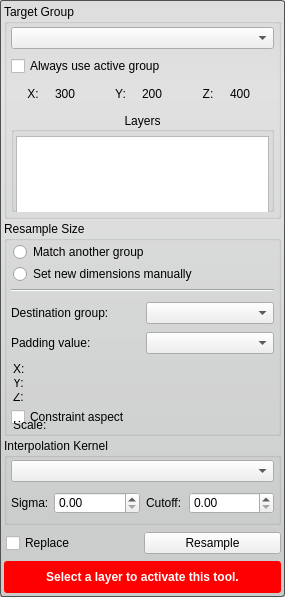
<?xml version="1.0" encoding="UTF-8"?>
<ui version="4.0">
 <class>ResampleToolInterface</class>
 <widget class="QWidget" name="ResampleToolInterface">
  <property name="geometry">
   <rect>
    <x>0</x>
    <y>0</y>
    <width>285</width>
    <height>597</height>
   </rect>
  </property>
  <property name="minimumSize">
   <size>
    <width>0</width>
    <height>250</height>
   </size>
  </property>
  <property name="maximumSize">
   <size>
    <width>16777215</width>
    <height>16777215</height>
   </size>
  </property>
  <property name="windowTitle">
   <string>Resample Tool</string>
  </property>
  <property name="styleSheet">
   <string notr="true">QWidget#ResampleToolInterface{
	border-radius: 3px;
	border: 1px solid rgb(80, 80,80);
	background-color: qlineargradient(spread:pad, x1:0.5, y1:0, x2:0.5, y2:0.960227, stop:0 rgba(221, 221, 221, 255), stop:0.155779 rgba(228, 228, 228, 255), stop:1 rgba(202, 204, 204, 255));      
}</string>
  </property>
  <layout class="QVBoxLayout" name="verticalLayout_4">
   <property name="spacing">
    <number>2</number>
   </property>
   <property name="margin">
    <number>4</number>
   </property>
   <item>
    <widget class="QGroupBox" name="target_groupbox_">
     <property name="sizePolicy">
      <sizepolicy hsizetype="Preferred" vsizetype="Fixed">
       <horstretch>0</horstretch>
       <verstretch>0</verstretch>
      </sizepolicy>
     </property>
     <property name="title">
      <string>Target Group</string>
     </property>
     <property name="flat">
      <bool>false</bool>
     </property>
     <layout class="QVBoxLayout" name="verticalLayout_2">
      <property name="leftMargin">
       <number>4</number>
      </property>
      <property name="topMargin">
       <number>2</number>
      </property>
      <property name="rightMargin">
       <number>4</number>
      </property>
      <property name="bottomMargin">
       <number>4</number>
      </property>
      <item>
       <widget class="QWidget" name="widget_3" native="true">
        <layout class="QVBoxLayout" name="verticalLayout">
         <property name="spacing">
          <number>2</number>
         </property>
         <property name="margin">
          <number>0</number>
         </property>
         <item>
          <widget class="QWidget" name="widget_4" native="true">
           <property name="minimumSize">
            <size>
             <width>0</width>
             <height>24</height>
            </size>
           </property>
           <property name="maximumSize">
            <size>
             <width>16777215</width>
             <height>24</height>
            </size>
           </property>
           <layout class="QHBoxLayout" name="horizontalLayout_4">
            <property name="spacing">
             <number>0</number>
            </property>
            <property name="margin">
             <number>0</number>
            </property>
            <item>
             <widget class="QComboBox" name="target_group_">
              <property name="sizePolicy">
               <sizepolicy hsizetype="Ignored" vsizetype="Fixed">
                <horstretch>0</horstretch>
                <verstretch>0</verstretch>
               </sizepolicy>
              </property>
             </widget>
            </item>
           </layout>
          </widget>
         </item>
        </layout>
       </widget>
      </item>
      <item>
       <widget class="QWidget" name="widget_8" native="true">
        <property name="minimumSize">
         <size>
          <width>0</width>
          <height>20</height>
         </size>
        </property>
        <layout class="QHBoxLayout" name="horizontalLayout_6">
         <property name="spacing">
          <number>0</number>
         </property>
         <property name="margin">
          <number>0</number>
         </property>
         <item>
          <widget class="QCheckBox" name="use_active_group_">
           <property name="text">
            <string>Always use active group</string>
           </property>
          </widget>
         </item>
        </layout>
       </widget>
      </item>
      <item>
       <widget class="QWidget" name="widget_2" native="true">
        <property name="minimumSize">
         <size>
          <width>0</width>
          <height>24</height>
         </size>
        </property>
        <layout class="QHBoxLayout" name="horizontalLayout_2">
         <property name="spacing">
          <number>0</number>
         </property>
         <property name="margin">
          <number>0</number>
         </property>
         <item>
          <widget class="QLabel" name="x_axis_label_current_">
           <property name="text">
            <string>X:</string>
           </property>
           <property name="alignment">
            <set>Qt::AlignCenter</set>
           </property>
          </widget>
         </item>
         <item>
          <widget class="QLabel" name="label_nx_">
           <property name="text">
            <string>300</string>
           </property>
          </widget>
         </item>
         <item>
          <widget class="QLabel" name="y_axis_label_current_">
           <property name="text">
            <string>Y:</string>
           </property>
           <property name="alignment">
            <set>Qt::AlignCenter</set>
           </property>
          </widget>
         </item>
         <item>
          <widget class="QLabel" name="label_ny_">
           <property name="text">
            <string>200</string>
           </property>
          </widget>
         </item>
         <item>
          <widget class="QLabel" name="z_axis_label_current_">
           <property name="text">
            <string>Z:</string>
           </property>
           <property name="alignment">
            <set>Qt::AlignCenter</set>
           </property>
          </widget>
         </item>
         <item>
          <widget class="QLabel" name="label_nz_">
           <property name="text">
            <string>400</string>
           </property>
          </widget>
         </item>
        </layout>
       </widget>
      </item>
      <item>
       <widget class="QGroupBox" name="groupBox">
        <property name="title">
         <string>Layers</string>
        </property>
        <property name="alignment">
         <set>Qt::AlignCenter</set>
        </property>
        <property name="flat">
         <bool>true</bool>
        </property>
        <property name="checkable">
         <bool>false</bool>
        </property>
        <layout class="QVBoxLayout" name="verticalLayout_5">
         <property name="spacing">
          <number>2</number>
         </property>
         <property name="leftMargin">
          <number>2</number>
         </property>
         <property name="topMargin">
          <number>4</number>
         </property>
         <property name="rightMargin">
          <number>2</number>
         </property>
         <property name="bottomMargin">
          <number>2</number>
         </property>
         <item>
          <widget class="QListWidget" name="layer_list_">
           <property name="enabled">
            <bool>true</bool>
           </property>
           <property name="sizePolicy">
            <sizepolicy hsizetype="Ignored" vsizetype="Fixed">
             <horstretch>0</horstretch>
             <verstretch>0</verstretch>
            </sizepolicy>
           </property>
           <property name="minimumSize">
            <size>
             <width>0</width>
             <height>100</height>
            </size>
           </property>
           <property name="maximumSize">
            <size>
             <width>16777215</width>
             <height>100</height>
            </size>
           </property>
           <property name="frameShape">
            <enum>QFrame::StyledPanel</enum>
           </property>
           <property name="selectionMode">
            <enum>QAbstractItemView::MultiSelection</enum>
           </property>
           <property name="resizeMode">
            <enum>QListView::Adjust</enum>
           </property>
          </widget>
         </item>
        </layout>
       </widget>
      </item>
     </layout>
    </widget>
   </item>
   <item>
    <widget class="QGroupBox" name="size_groupbox_">
     <property name="title">
      <string>Resample Size</string>
     </property>
     <layout class="QVBoxLayout" name="verticalLayout_6">
      <property name="leftMargin">
       <number>4</number>
      </property>
      <property name="topMargin">
       <number>2</number>
      </property>
      <property name="rightMargin">
       <number>4</number>
      </property>
      <property name="bottomMargin">
       <number>4</number>
      </property>
      <item>
       <widget class="QWidget" name="widget_5" native="true">
        <property name="minimumSize">
         <size>
          <width>0</width>
          <height>40</height>
         </size>
        </property>
        <property name="maximumSize">
         <size>
          <width>16777215</width>
          <height>40</height>
         </size>
        </property>
        <layout class="QVBoxLayout" name="verticalLayout_7">
         <property name="spacing">
          <number>4</number>
         </property>
         <property name="leftMargin">
          <number>2</number>
         </property>
         <property name="topMargin">
          <number>0</number>
         </property>
         <property name="rightMargin">
          <number>0</number>
         </property>
         <property name="bottomMargin">
          <number>0</number>
         </property>
         <item>
          <widget class="QRadioButton" name="rb_another_group_">
           <property name="text">
            <string>Match another group</string>
           </property>
          </widget>
         </item>
         <item>
          <widget class="QRadioButton" name="rb_manual_">
           <property name="text">
            <string>Set new dimensions manually</string>
           </property>
          </widget>
         </item>
        </layout>
       </widget>
      </item>
      <item>
       <widget class="Line" name="line">
        <property name="orientation">
         <enum>Qt::Horizontal</enum>
        </property>
       </widget>
      </item>
      <item>
       <widget class="QWidget" name="widget_another_group_" native="true">
        <property name="minimumSize">
         <size>
          <width>0</width>
          <height>60</height>
         </size>
        </property>
        <property name="maximumSize">
         <size>
          <width>16777215</width>
          <height>60</height>
         </size>
        </property>
        <layout class="QVBoxLayout" name="verticalLayout_9">
         <property name="spacing">
          <number>0</number>
         </property>
         <property name="margin">
          <number>0</number>
         </property>
         <item>
          <widget class="QWidget" name="widget_6" native="true">
           <property name="minimumSize">
            <size>
             <width>0</width>
             <height>30</height>
            </size>
           </property>
           <property name="maximumSize">
            <size>
             <width>16777215</width>
             <height>30</height>
            </size>
           </property>
           <layout class="QHBoxLayout" name="horizontalLayout_3">
            <property name="margin">
             <number>0</number>
            </property>
            <item>
             <widget class="QLabel" name="label_4">
              <property name="text">
               <string>Destination group:</string>
              </property>
             </widget>
            </item>
            <item>
             <widget class="QComboBox" name="dst_group_combobox_">
              <property name="sizePolicy">
               <sizepolicy hsizetype="Ignored" vsizetype="Fixed">
                <horstretch>0</horstretch>
                <verstretch>0</verstretch>
               </sizepolicy>
              </property>
             </widget>
            </item>
           </layout>
          </widget>
         </item>
         <item>
          <widget class="QWidget" name="widget_7" native="true">
           <property name="minimumSize">
            <size>
             <width>0</width>
             <height>30</height>
            </size>
           </property>
           <property name="maximumSize">
            <size>
             <width>16777215</width>
             <height>30</height>
            </size>
           </property>
           <layout class="QHBoxLayout" name="horizontalLayout_5">
            <property name="margin">
             <number>0</number>
            </property>
            <item>
             <widget class="QLabel" name="label_5">
              <property name="text">
               <string>Padding value:</string>
              </property>
             </widget>
            </item>
            <item>
             <widget class="QComboBox" name="padding_combobox_">
              <property name="sizePolicy">
               <sizepolicy hsizetype="Ignored" vsizetype="Fixed">
                <horstretch>0</horstretch>
                <verstretch>0</verstretch>
               </sizepolicy>
              </property>
             </widget>
            </item>
           </layout>
          </widget>
         </item>
        </layout>
       </widget>
      </item>
      <item>
       <widget class="QWidget" name="widget_new_size_" native="true">
        <layout class="QVBoxLayout" name="verticalLayout_8">
         <property name="margin">
          <number>0</number>
         </property>
         <item>
          <widget class="QWidget" name="widget_new_nx_" native="true">
           <layout class="QHBoxLayout" name="new_nx_layout_">
            <property name="spacing">
             <number>0</number>
            </property>
            <property name="leftMargin">
             <number>2</number>
            </property>
            <property name="topMargin">
             <number>0</number>
            </property>
            <property name="rightMargin">
             <number>0</number>
            </property>
            <property name="bottomMargin">
             <number>0</number>
            </property>
            <item>
             <widget class="QLabel" name="label_new_nx_">
              <property name="minimumSize">
               <size>
                <width>15</width>
                <height>0</height>
               </size>
              </property>
              <property name="maximumSize">
               <size>
                <width>15</width>
                <height>16777215</height>
               </size>
              </property>
              <property name="text">
               <string>X:</string>
              </property>
             </widget>
            </item>
            <item>
             <widget class="QtUtils::QtSliderIntCombo" name="output_x_" native="true"/>
            </item>
           </layout>
          </widget>
         </item>
         <item>
          <widget class="QWidget" name="widget_new_ny_" native="true">
           <layout class="QHBoxLayout" name="new_ny_layout_">
            <property name="spacing">
             <number>0</number>
            </property>
            <property name="leftMargin">
             <number>2</number>
            </property>
            <property name="topMargin">
             <number>0</number>
            </property>
            <property name="rightMargin">
             <number>0</number>
            </property>
            <property name="bottomMargin">
             <number>0</number>
            </property>
            <item>
             <widget class="QLabel" name="label_new_ny_">
              <property name="minimumSize">
               <size>
                <width>15</width>
                <height>0</height>
               </size>
              </property>
              <property name="maximumSize">
               <size>
                <width>15</width>
                <height>16777215</height>
               </size>
              </property>
              <property name="text">
               <string>Y:</string>
              </property>
             </widget>
            </item>
            <item>
             <widget class="QtUtils::QtSliderIntCombo" name="output_y_" native="true"/>
            </item>
           </layout>
          </widget>
         </item>
         <item>
          <widget class="QWidget" name="widget_new_nz_" native="true">
           <layout class="QHBoxLayout" name="new_nz_layout_">
            <property name="spacing">
             <number>0</number>
            </property>
            <property name="leftMargin">
             <number>2</number>
            </property>
            <property name="topMargin">
             <number>0</number>
            </property>
            <property name="rightMargin">
             <number>0</number>
            </property>
            <property name="bottomMargin">
             <number>0</number>
            </property>
            <item>
             <widget class="QLabel" name="label_new_nz_">
              <property name="minimumSize">
               <size>
                <width>15</width>
                <height>0</height>
               </size>
              </property>
              <property name="maximumSize">
               <size>
                <width>15</width>
                <height>16777215</height>
               </size>
              </property>
              <property name="text">
               <string>Z:</string>
              </property>
             </widget>
            </item>
            <item>
             <widget class="QtUtils::QtSliderIntCombo" name="output_z_" native="true"/>
            </item>
           </layout>
          </widget>
         </item>
         <item>
          <widget class="QWidget" name="widget_10" native="true">
           <property name="minimumSize">
            <size>
             <width>0</width>
             <height>20</height>
            </size>
           </property>
           <layout class="QHBoxLayout" name="horizontalLayout_7">
            <property name="spacing">
             <number>0</number>
            </property>
            <property name="margin">
             <number>0</number>
            </property>
            <item>
             <widget class="QCheckBox" name="aspect_checkbox_">
              <property name="text">
               <string>Constraint aspect</string>
              </property>
             </widget>
            </item>
           </layout>
          </widget>
         </item>
         <item>
          <widget class="QWidget" name="widget" native="true">
           <layout class="QHBoxLayout" name="scale_layout_">
            <property name="spacing">
             <number>0</number>
            </property>
            <property name="leftMargin">
             <number>2</number>
            </property>
            <property name="topMargin">
             <number>0</number>
            </property>
            <property name="rightMargin">
             <number>0</number>
            </property>
            <property name="bottomMargin">
             <number>0</number>
            </property>
            <item>
             <widget class="QLabel" name="label">
              <property name="minimumSize">
               <size>
                <width>35</width>
                <height>0</height>
               </size>
              </property>
              <property name="maximumSize">
               <size>
                <width>35</width>
                <height>16777215</height>
               </size>
              </property>
              <property name="text">
               <string>Scale:</string>
              </property>
             </widget>
            </item>
            <item>
             <widget class="QtUtils::QtSliderDoubleCombo" name="scale_" native="true"/>
            </item>
           </layout>
          </widget>
         </item>
        </layout>
       </widget>
      </item>
     </layout>
    </widget>
   </item>
   <item>
    <widget class="QGroupBox" name="kernel_groupbox_">
     <property name="title">
      <string>Interpolation Kernel</string>
     </property>
     <layout class="QVBoxLayout" name="verticalLayout_3">
      <property name="leftMargin">
       <number>4</number>
      </property>
      <property name="topMargin">
       <number>2</number>
      </property>
      <property name="rightMargin">
       <number>4</number>
      </property>
      <property name="bottomMargin">
       <number>4</number>
      </property>
      <item>
       <widget class="QComboBox" name="kernel_combobox_">
        <property name="sizePolicy">
         <sizepolicy hsizetype="Ignored" vsizetype="Fixed">
          <horstretch>0</horstretch>
          <verstretch>0</verstretch>
         </sizepolicy>
        </property>
       </widget>
      </item>
      <item>
       <widget class="QWidget" name="param_widget_" native="true">
        <property name="minimumSize">
         <size>
          <width>0</width>
          <height>30</height>
         </size>
        </property>
        <property name="maximumSize">
         <size>
          <width>16777215</width>
          <height>30</height>
         </size>
        </property>
        <layout class="QHBoxLayout" name="horizontalLayout">
         <property name="margin">
          <number>0</number>
         </property>
         <item>
          <widget class="QLabel" name="label_2">
           <property name="maximumSize">
            <size>
             <width>37</width>
             <height>16777215</height>
            </size>
           </property>
           <property name="text">
            <string>Sigma:</string>
           </property>
          </widget>
         </item>
         <item>
          <widget class="QDoubleSpinBox" name="sigma_spinbox_">
           <property name="prefix">
            <string/>
           </property>
          </widget>
         </item>
         <item>
          <widget class="QLabel" name="label_3">
           <property name="maximumSize">
            <size>
             <width>37</width>
             <height>16777215</height>
            </size>
           </property>
           <property name="text">
            <string>Cutoff:</string>
           </property>
          </widget>
         </item>
         <item>
          <widget class="QDoubleSpinBox" name="cutoff_spinbox_"/>
         </item>
        </layout>
       </widget>
      </item>
     </layout>
    </widget>
   </item>
   <item>
    <widget class="QWidget" name="widget_9" native="true">
     <property name="minimumSize">
      <size>
       <width>0</width>
       <height>32</height>
      </size>
     </property>
     <property name="maximumSize">
      <size>
       <width>16777215</width>
       <height>32</height>
      </size>
     </property>
     <layout class="QHBoxLayout" name="horizontalLayout_22">
      <property name="spacing">
       <number>0</number>
      </property>
      <property name="leftMargin">
       <number>2</number>
      </property>
      <property name="topMargin">
       <number>0</number>
      </property>
      <property name="rightMargin">
       <number>0</number>
      </property>
      <property name="bottomMargin">
       <number>0</number>
      </property>
      <item>
       <widget class="QCheckBox" name="replace_checkbox_">
        <property name="minimumSize">
         <size>
          <width>0</width>
          <height>32</height>
         </size>
        </property>
        <property name="maximumSize">
         <size>
          <width>16777215</width>
          <height>32</height>
         </size>
        </property>
        <property name="toolTip">
         <string>Check this box to replace the current layer with the resampled one</string>
        </property>
        <property name="text">
         <string>Replace</string>
        </property>
       </widget>
      </item>
      <item>
       <widget class="QPushButton" name="run_button_">
        <property name="text">
         <string>Resample</string>
        </property>
       </widget>
      </item>
     </layout>
    </widget>
   </item>
   <item>
    <widget class="QWidget" name="message_alert_" native="true">
     <property name="minimumSize">
      <size>
       <width>0</width>
       <height>32</height>
      </size>
     </property>
     <property name="maximumSize">
      <size>
       <width>16777215</width>
       <height>32</height>
      </size>
     </property>
     <property name="styleSheet">
      <string notr="true">QLabel#message_{
	color: white;
	font: bold;
}

QWidget#message_alert_{
	border-radius: 3px;
	background-color: red;
}</string>
     </property>
     <layout class="QHBoxLayout" name="horizontalLayout_8">
      <property name="spacing">
       <number>0</number>
      </property>
      <property name="margin">
       <number>4</number>
      </property>
      <item>
       <widget class="QLabel" name="message_">
        <property name="text">
         <string>Select a layer to activate this tool.</string>
        </property>
        <property name="alignment">
         <set>Qt::AlignCenter</set>
        </property>
        <property name="wordWrap">
         <bool>true</bool>
        </property>
       </widget>
      </item>
     </layout>
    </widget>
   </item>
  </layout>
 </widget>
 <customwidgets>
  <customwidget>
   <class>QtUtils::QtSliderIntCombo</class>
   <extends>QWidget</extends>
   <header location="global">QtUtils/Widgets/QtSliderIntCombo.h</header>
   <container>1</container>
  </customwidget>
  <customwidget>
   <class>QtUtils::QtSliderDoubleCombo</class>
   <extends>QWidget</extends>
   <header location="global">QtUtils/Widgets/QtSliderDoubleCombo.h</header>
   <container>1</container>
  </customwidget>
 </customwidgets>
 <resources/>
 <connections/>
</ui>
